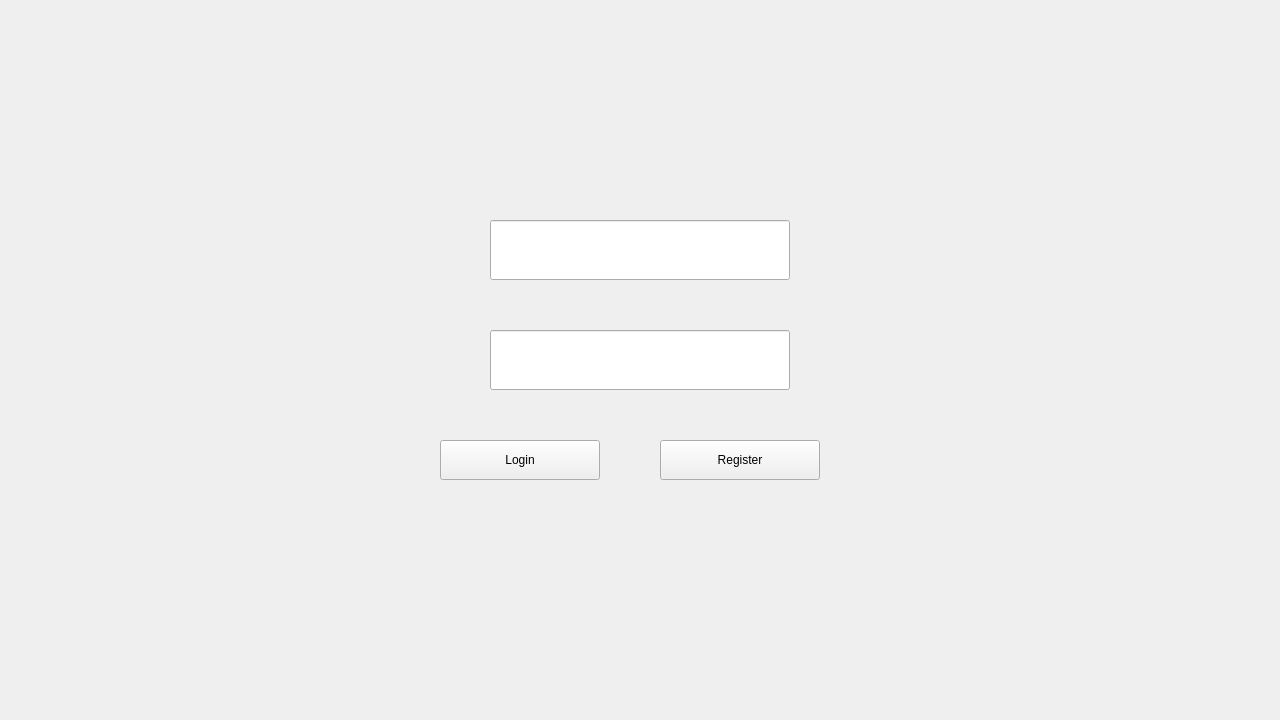
<?xml version="1.0" encoding="UTF-8"?>
<ui version="4.0">
 <class>loginScreen</class>
 <widget class="QWidget" name="loginScreen">
  <property name="geometry">
   <rect>
    <x>0</x>
    <y>0</y>
    <width>1280</width>
    <height>720</height>
   </rect>
  </property>
  <property name="windowTitle">
   <string>LoginScreen</string>
  </property>
  <property name="windowOpacity">
   <double>1.000000000000000</double>
  </property>
  <widget class="QLineEdit" name="inputUserName">
   <property name="geometry">
    <rect>
     <x>490</x>
     <y>220</y>
     <width>300</width>
     <height>60</height>
    </rect>
   </property>
  </widget>
  <widget class="QLineEdit" name="inputPassword">
   <property name="geometry">
    <rect>
     <x>490</x>
     <y>330</y>
     <width>300</width>
     <height>60</height>
    </rect>
   </property>
  </widget>
  <widget class="QPushButton" name="btnLogin">
   <property name="geometry">
    <rect>
     <x>440</x>
     <y>440</y>
     <width>160</width>
     <height>40</height>
    </rect>
   </property>
   <property name="text">
    <string>Login</string>
   </property>
  </widget>
  <widget class="QPushButton" name="btnRegister">
   <property name="geometry">
    <rect>
     <x>660</x>
     <y>440</y>
     <width>160</width>
     <height>40</height>
    </rect>
   </property>
   <property name="text">
    <string>Register</string>
   </property>
  </widget>
 </widget>
 <resources/>
 <connections/>
</ui>
